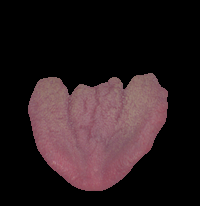
//> input picture output_images/im(segmented)-rpi.png, 200 x 206 px
$ ./main 'output_images/im(segmented)-rpi.png'   (built with g++ and OpenCV 4)
//> lines starting //> are read from the running program, lines starting //| are printed output that depends on the picture; after the words box and inside, x2 and y2 are one past the last pixel; in counts of white or black regions, pixels touching at a corner belong together
#include <iostream>
#include <vector>

#include <opencv2/core.hpp>
#include <opencv2/imgcodecs.hpp>
#include <opencv2/imgproc.hpp>
#include <opencv2/ml.hpp>

using namespace std;
using namespace cv;

const int MAX_KERNEL_LENGTH = 16; // Blur strength
const int CLUSTERS = 4;

Mat segBCM(const Mat &inputImage, Mat &outputMask);
Mat coatingRemoval(const Mat &segmentedImage, Mat &outputMask);
Mat clusters(Mat noCoatingImage, int K);

int main(int argc, char *argv[])
{
    int imageArgumentIdx = 1;

    // Reads the image.
    Mat image = imread(argv[imageArgumentIdx]);
//> image is the input picture: 206 rows x 200 cols, CV_8UC3; mean B, G, R 30.9, 28.5, 42.4
    if (!image.data)
    {
        cout << "Image not found or empty" << endl;
        return 1;
    }
    cout << "Original Image: "
         << "Height: " << image.rows << ", Width: " << image.cols << ", Channels: " << image.channels() << endl;
//| Original Image: Height: 206, Width: 200, Channels: 3

    Mat tongueMask, noCoatingMask, detectedTongue, noCoating; // Images

    // Tongue Segmentation
    segBCM(image, tongueMask);
    image.copyTo(detectedTongue, tongueMask);

    // Remove coating and substance from the tongue
    coatingRemoval(detectedTongue, noCoatingMask);
    detectedTongue.copyTo(noCoating, noCoatingMask);

    // k-means (clustring the image)
    clusters(noCoating, CLUSTERS);

    imwrite("output_images/im(segmented)-rpi.png", detectedTongue);
    imwrite("output_images/im(finaloutput)-rpi.bmp", noCoating);

    return 0;
}

Mat segBCM(const Mat &inputImage, Mat &outputMask)
{
    // Applys Gaussian smoothing on the original image
    cv::Mat imageBlur;
    for (int i = 1; i < MAX_KERNEL_LENGTH; i = i + 4)
    {
        cv::GaussianBlur(inputImage, imageBlur, cv::Size(i, i), 0, 0);
    }

    // Converts RGB to HSV space conversion.
    Mat hsvImg;
    cvtColor(imageBlur, hsvImg, cv::COLOR_BGR2HSV);
//> hsvImg: 206 rows x 200 cols, CV_8UC3; mean H, S, V 51.7, 30, 42.4

    // Splits the HSV image to get the brightness component.
    vector<Mat> components;
    split(hsvImg, components);
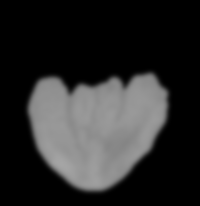
//> components[2]: 206 rows x 200 cols, CV_8UC1; min 0, max 165, mean 42.4

    // Gets the mean and the standard deviation of the V component.
    Scalar meanImgV, stdDevImgV;
    meanStdDev(components[2], meanImgV, stdDevImgV);
//> meanImgV = Scalar(42.39); stdDevImgV = Scalar(64.28)

    // Calculates the eps of the BCM
    double eps{0};
    double vLower = meanImgV[0] - stdDevImgV[0];
//> vLower = -21.89
    double vMin{0};
    minMaxLoc(components[2], &vMin);

    if (vLower < (2 * stdDevImgV[0]))
    {
        eps = meanImgV[0];
//> eps = 42.39
    }
    else if (vLower > (2 * stdDevImgV[0]))
    {
        eps = vMin;
    }
    else
        eps = meanImgV[0] * meanImgV[0];

    double vUpper = meanImgV[0] + (eps * (stdDevImgV[0] / 255));
//> vUpper = 53.08

    // Thresholds the image based on the BCM
    Mat mask1, mask2;

    // V masking
    threshold(components[2], mask1, vLower, 255, THRESH_BINARY); // Select after the vLower
//> mask1: 206 rows x 200 cols, CV_8UC1; every value is 255
    threshold(components[2], mask2, vUpper, 255, THRESH_BINARY); // Select after the vUpper
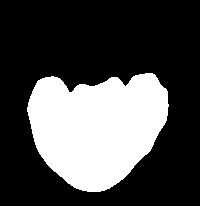
//> mask2: 206 rows x 200 cols, CV_8UC1; 29.8% white; 1 white region

    // Applying the Erode morphological operation and deleting the small areas
    cv::Mat box(1, 1, CV_8U, cv::Scalar(1));
    cv::morphologyEx(mask2, mask2, cv::MORPH_ERODE, box, Point(-1, -1), 3); // ERODE 3 times

    // Finds the contours from the maskAdapV
    std::vector<std::vector<cv::Point>> contoursMask2;
    std::vector<cv::Vec4i> hierarchyMask2;
    cv::Mat imageContoursMask2(inputImage.size(), CV_8UC1, cv::Scalar(0));
    cv::findContours(mask2, contoursMask2, hierarchyMask2, cv::RETR_LIST, cv::CHAIN_APPROX_SIMPLE);
//> contoursMask2 = 1 contour; box (x1, y1, x2, y2) and area: (27, 73, 169, 192) 12061

    // Finds the largest area from the contours
    int idx = 0, largestComp = 0, maxArea = 0;
    for (; idx >= 0; idx = hierarchyMask2[idx][0])
    {
        const std::vector<cv::Point> &c = contoursMask2[idx];
        double area = fabs(contourArea(cv::Mat(c)));
        if (area > maxArea)
        {
            maxArea = area;
            largestComp = idx;
        }
    }
//> this loop made 1 pass
//> (area, maxArea) on pass 1: (12061, 12061)
//> after the loop, idx = -1; maxArea = 12061; largestComp = 0

    cv::Scalar whiteColour(255, 255, 255);
    drawContours(imageContoursMask2, contoursMask2, largestComp, whiteColour, cv::FILLED, cv::LINE_8, hierarchyMask2);
    outputMask = imageContoursMask2;
    return outputMask;
}

Mat coatingRemoval(const Mat &segmentedImage, Mat &outputMask)
{
    // Applys Gaussian smoothing on the original image
    cv::Mat segmentedImageBlur;
    for (int i = 1; i < MAX_KERNEL_LENGTH; i = i + 4)
    {
        cv::GaussianBlur(segmentedImage, segmentedImageBlur, cv::Size(i, i), 0, 0);
    }

    // Converts RGB to HSV space conversion.
    Mat hsvSegImg;
    cvtColor(segmentedImage, hsvSegImg, cv::COLOR_BGR2HSV);
//> hsvSegImg: 206 rows x 200 cols, CV_8UC3; mean H, S, V 44.3, 24.5, 42.4

    // Splits the HSV image
    vector<Mat> components;
    split(hsvSegImg, components);

    // Algorithm III and IV (Coating Removal)
    Mat w_t1 = ((components[2] - (components[1] + components[0])) / 3);

    // Converts the image into binary image
    outputMask = ~(w_t1 * 255);
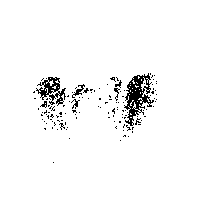
//> outputMask: 206 rows x 200 cols, CV_8UC1; 96.3% white; black in thin lines or dots, all inside (x1, y1, x2, y2) = (33, 73, 157, 163)
    return outputMask;
}

Mat clusters(Mat inputImage, int K)
{
//> called with K = 4
    cvtColor(inputImage, inputImage, cv::COLOR_BGR2Lab);
//> inputImage: 206 rows x 200 cols, CV_8UC3; mean of channels 0, 1, 2 30, 133.5, 128.7
    int rows = inputImage.rows;
//> rows = 206
    int cols = inputImage.cols;
//> cols = 200
    int channels = inputImage.channels();
//> channels = 3

    Mat samples((rows * cols), channels, CV_32F); // Reshapped image, it should be of float32 data type, and each feature(channel) should be put in a single column.

    // Copy the image to samples (Reshaping the image)
    for (int y = 0; y < rows; y++)
        for (int x = 0; x < cols; x++)
            for (int z = 0; z < channels; z++)
                samples.at<float>(y + x * rows, z) = inputImage.at<Vec3b>(y, x)[z];

    cout << "samples image (Reshaped image): "
         << "Rows: " << samples.rows << ", Cols: " << samples.cols << ", Channles: " << samples.channels() << endl;
//| samples image (Reshaped image): Rows: 41200, Cols: 3, Channles: 1

    Mat labels, centers;
    vector<Vec3b> clusteredColours;

    double eps = 0.0001;
    int max_iter = 1000;
    int attempts = 5;

    cv::kmeans(samples, K, labels, TermCriteria(TermCriteria::MAX_ITER | TermCriteria::EPS, max_iter, eps), attempts, KMEANS_PP_CENTERS, centers);
//> centers = [[0, 128, 128], [118.1, 149.8, 130.6], [126.8, 146.7, 131.4], [108.9, 152.8, 130.3]]

    Mat clusteredImage(inputImage.size(), inputImage.type(), Scalar(0, 0, 0));
    Mat cluster0(inputImage.size(), inputImage.type(), Scalar(0, 0, 0));
    Mat cluster1(inputImage.size(), inputImage.type(), Scalar(0, 0, 0));
    Mat cluster2(inputImage.size(), inputImage.type(), Scalar(0, 0, 0));
    Mat cluster3(inputImage.size(), inputImage.type(), Scalar(0, 0, 0));
    // [5 lines of commented-out code are left out]
    for (int y = 0; y < rows; y++)
    {
        for (int x = 0; x < cols; x++)
        {
            int cluster_idx = labels.at<int>(y + x * rows, 0); // Cluster inedx

            // Creates the clustered image
            for (int i = 0; i < channels; i++)
            {
                float pixValue = centers.at<float>(cluster_idx, i);
                clusteredImage.at<Vec3b>(y, x)[i] = pixValue;
            }

            // Finds the colours used for the clusters
            Vec3b pix = clusteredImage.at<Vec3b>(y, x);
            if (std::find(clusteredColours.begin(), clusteredColours.end(), pix) == clusteredColours.end())
            {
                clusteredColours.push_back(pix);
            }
        }
    }
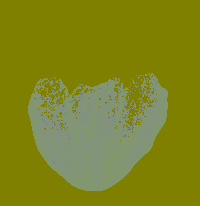
//> clusteredImage: 206 rows x 200 cols, CV_8UC3; mean B, G, R 29.9, 132.6, 127.8
//> after the loop, clusteredColours = 4 items: [0, 127, 127], [118, 149, 130], [126, 146, 131], [108, 152, 130]

    // Print the colours
    cout << "----clustered colours----" << endl;
    for (int i = 0; i < K; i++)
    {
        cout << clusteredColours[i] << endl;
    }
//> this loop made 4 passes
//| [0, 127, 127]
//| [118, 149, 130]
//| [126, 146, 131]
//| [108, 152, 130]

    // Create one image for individual clusters
    for (int y = 0; y < rows; y++)
    {
        for (int x = 0; x < cols; x++)
        {
            Vec3b pix = clusteredImage.at<Vec3b>(y, x);

            if (pix == clusteredColours[1])
            {
                cluster1.at<Vec3b>(y, x) = pix;
            }
            else if (pix == clusteredColours[2])
            {
                cluster2.at<Vec3b>(y, x) = pix;
            }
            else if (pix == clusteredColours[3])
            {
                cluster3.at<Vec3b>(y, x) = pix;
            }
            else
                cluster0.at<Vec3b>(y, x) = pix;
        }
    }
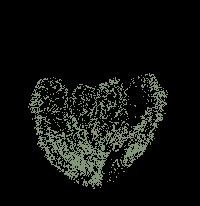
//> cluster1: 206 rows x 200 cols, CV_8UC3; mean B, G, R 12.7, 16.1, 14
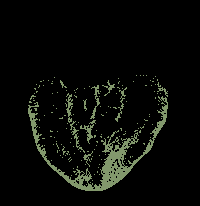
//> cluster3: 206 rows x 200 cols, CV_8UC3; mean B, G, R 7.5, 10.6, 9.1
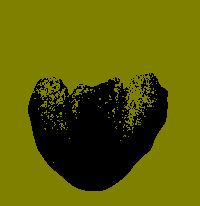
//> cluster0: 206 rows x 200 cols, CV_8UC3; mean B, G, R 0, 94.8, 94.8

    imwrite("output_imgs/Clustered Image.png", clusteredImage);
    imwrite("output_imgs/Cluster 0 (Background).png", cluster0);
    imwrite("output_imgs/Cluster 1.png", cluster1);
    imwrite("output_imgs/Cluster 2.png", cluster2);
    imwrite("output_imgs/Cluster 3.png", cluster3);
    return clusteredImage;
}
